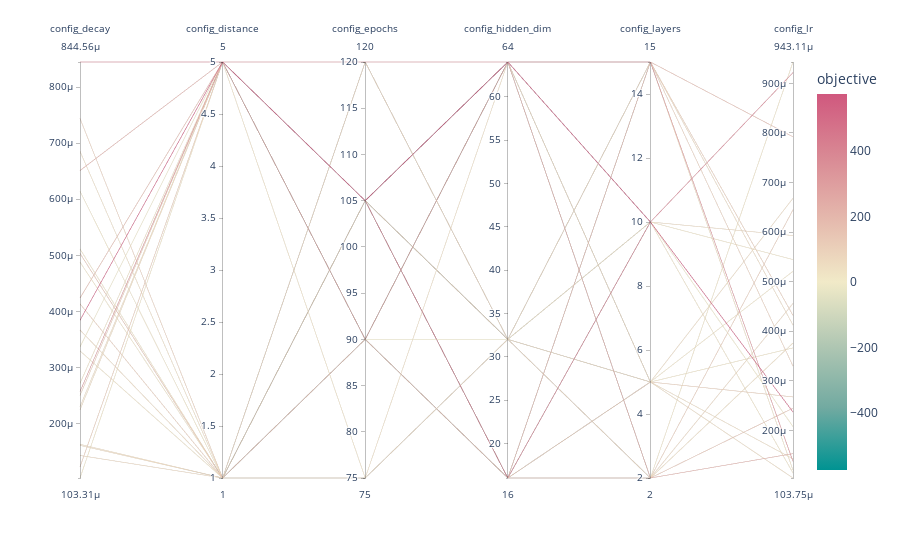

Write notebook code for a chart like this one.
### Code cell
px.parallel_coordinates(result, dimensions=['config_decay', 'config_distance', 'config_epochs', 'config_hidden_dim', 'config_layers', 'config_lr'],
                        color='objective', color_continuous_scale=px.colors.diverging.Tealrose, color_continuous_midpoint=0.8)

### Figure 1 — Plotly figure (JSON) as saved in the notebook; plotly's stock layout.template omitted (floating-point values rounded to 4 significant figures)
{"data": [{"dimensions": [{"label": "config_decay", "values": [0.0005113, 0.0001614, 0.0003844, 0.000337, 0.0002505, 0.0002574, 0.000367, 0.0004881, 0.0001634, 0.0003298, 0.0008446, 0.000744, 0.000424, 0.0006854, 0.0001231, 0.0006143, 0.0002721, 0.0002248, 0.0001435, 0.0004136, 0.0006511, 0.0002304, 0.0005035, 0.0001033]}, {"label": "config_distance", "values": [1, 1, 5, 5, 5, 5, 1, 1, 1, 1, 5, 1, 5, 1, 5, 1, 5, 5, 1, 1, 5, 5, 1, 5]}, {"label": "config_epochs", "values": [90, 105, 105, 90, 90, 120, 75, 105, 90, 105, 105, 90, 105, 75, 105, 120, 75, 105, 120, 90, 90, 105, 90, 105]}, {"label": "config_hidden_dim", "values": [64, 16, 64, 32, 16, 64, 32, 32, 16, 64, 16, 16, 16, 64, 16, 32, 32, 64, 32, 64, 64, 32, 16, 32]}, {"label": "config_layers", "values": [5, 10, 10, 10, 5, 15, 15, 5, 5, 10, 10, 15, 15, 2, 2, 10, 15, 5, 2, 15, 2, 5, 2, 2]}, {"label": "config_lr", "values": [0.0005208, 0.0005929, 0.0002369, 0.0002074, 0.0002674, 0.0001372, 0.0004123, 0.0003662, 0.0006682, 0.0001139, 0.0009218, 0.0003295, 0.0007922, 0.0003761, 0.0006449, 0.0005444, 0.0001194, 0.0001038, 0.0004559, 0.0004318, 0.0001529, 0.0001424, 0.0002447, 0.0009431]}], "domain": {"x": [0, 1], "y": [0, 1]}, "line": {"color": [27.54, 72.07, 574.8, null, 111.5, 342.0, 68.39, 23.69, 59.66, 38.14, 407.8, 111.0, 187.3, 47.83, 125.2, 25.61, 42.1, 65.67, 76.99, 119.7, 233.2, 57.46, 159.9, 24.04], "coloraxis": "coloraxis"}, "name": "", "type": "parcoords"}], "layout": {"coloraxis": {"cmid": 0.8, "colorbar": {"title": {"text": "objective"}}, "colorscale": [[0, "rgb(0, 147, 146)"], [0.1667, "rgb(114, 170, 161)"], [0.3333, "rgb(177, 199, 179)"], [0.5, "rgb(241, 234, 200)"], [0.6667, "rgb(229, 185, 173)"], [0.8333, "rgb(217, 137, 148)"], [1, "rgb(208, 88, 126)"]]}, "legend": {"tracegroupgap": 0}, "margin": {"t": 60}}}
